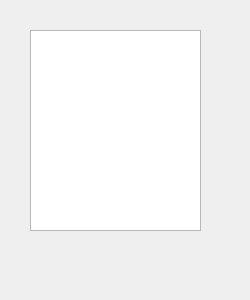
<?xml version="1.0" encoding="UTF-8"?>
<ui version="4.0">
 <class>ListOnline</class>
 <widget class="QWidget" name="ListOnline">
  <property name="geometry">
   <rect>
    <x>0</x>
    <y>0</y>
    <width>250</width>
    <height>300</height>
   </rect>
  </property>
  <property name="windowTitle">
   <string>Form</string>
  </property>
  <widget class="QTextEdit" name="textEdit">
   <property name="geometry">
    <rect>
     <x>30</x>
     <y>30</y>
     <width>171</width>
     <height>201</height>
    </rect>
   </property>
  </widget>
 </widget>
 <resources/>
 <connections/>
</ui>
